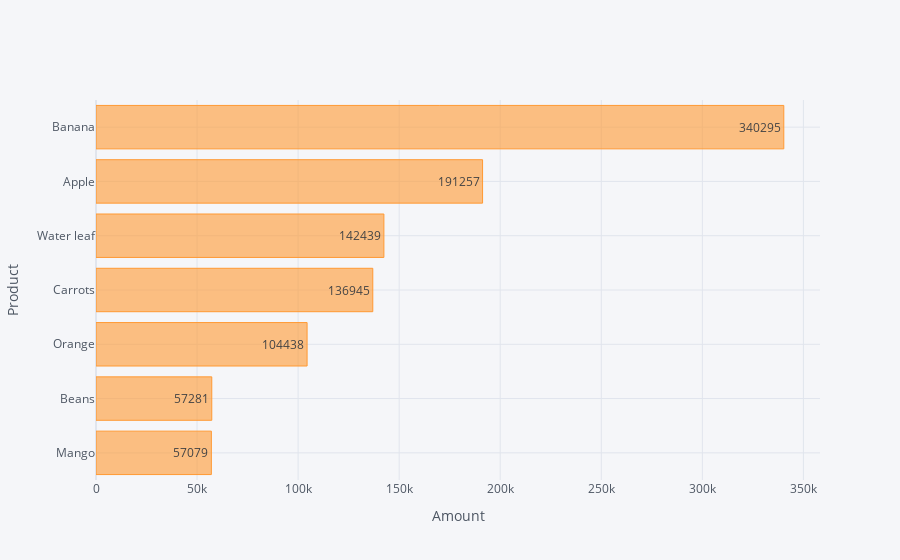

Notebook code cell kept with this figure:
### Code cell
#sorting
grouped.sort_values("Amount").iplot(kind="bar", x="Product", y="Amount", text="Amount", orientation="h", xaxis_title="Amount", yaxis_title="Product")

### Figure 1 — Plotly figure (JSON) as saved in the notebook; plotly's stock layout.template omitted (floating-point values rounded to 4 significant figures)
{"data": [{"marker": {"color": "rgba(255, 153, 51, 0.6)", "line": {"color": "rgba(255, 153, 51, 1.0)", "width": 1}}, "name": "Amount", "orientation": "h", "text": [57079, 57281, 104438, 136945, 142439, 191257, 340295], "type": "bar", "x": [57079, 57281, 104438, 136945, 142439, 191257, 340295], "y": ["Mango", "Beans", "Orange", "Carrots", "Water leaf", "Apple", "Banana"]}], "layout": {"legend": {"bgcolor": "#F5F6F9", "font": {"color": "#4D5663"}}, "paper_bgcolor": "#F5F6F9", "plot_bgcolor": "#F5F6F9", "title": {"font": {"color": "#4D5663"}}, "xaxis": {"gridcolor": "#E1E5ED", "showgrid": true, "tickfont": {"color": "#4D5663"}, "title": {"font": {"color": "#4D5663"}, "text": "Amount"}, "zerolinecolor": "#E1E5ED"}, "yaxis": {"gridcolor": "#E1E5ED", "showgrid": true, "tickfont": {"color": "#4D5663"}, "title": {"font": {"color": "#4D5663"}, "text": "Product"}, "zerolinecolor": "#E1E5ED"}}}
